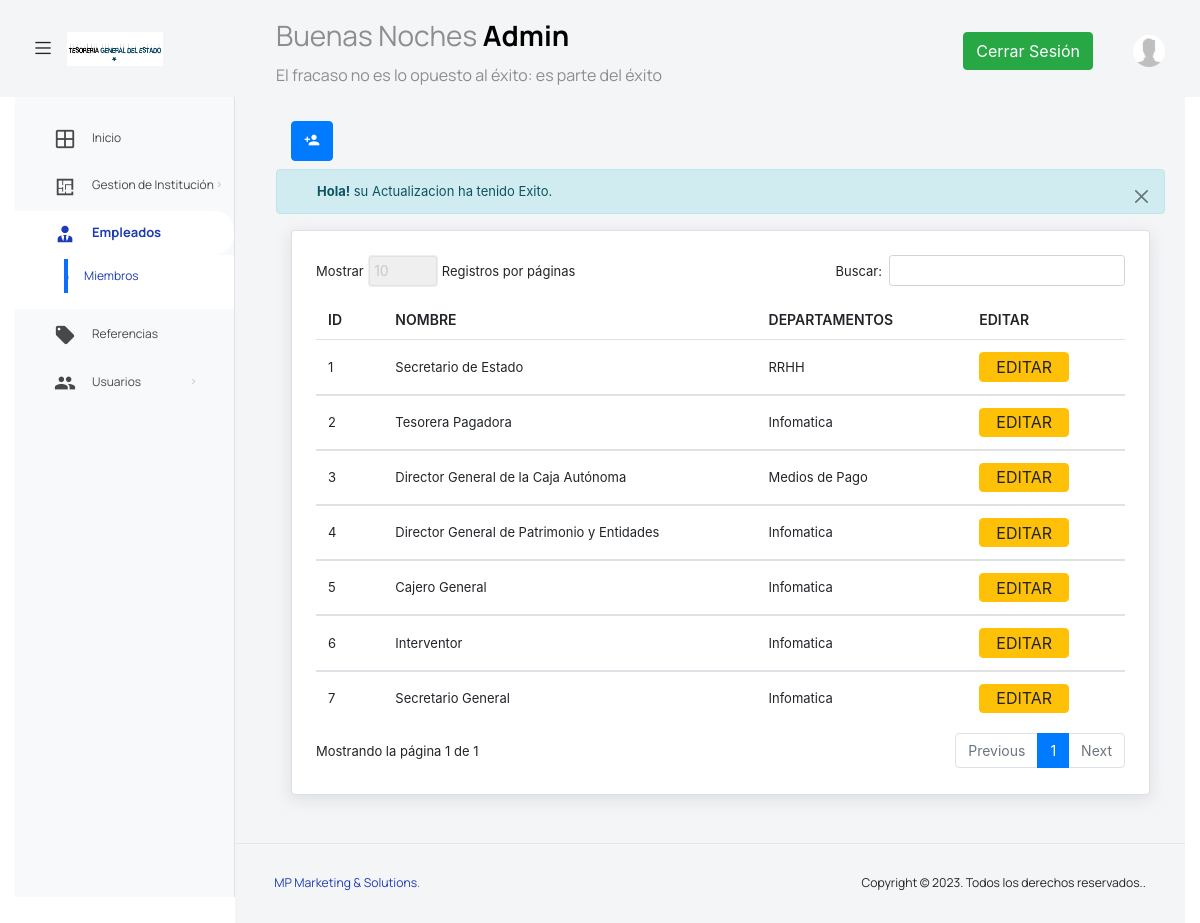
The app's page /admin/miembros.php?mensaje=actualizado (signed in) with its own data.
### tables this page shows
CREATE TABLE `miembros` (
  `Id` int(4) NOT NULL,
  `Nombre` varchar(60) DEFAULT NULL,
  `Dpto` int(4) DEFAULT NULL
);

CREATE TABLE `departementos` (
  `Id` int(4) NOT NULL,
  `Nombre` varchar(80) NOT NULL,
  `Telefono` varchar(15) DEFAULT NULL,
  `Email` varchar(100) DEFAULT NULL,
  `Institucion` int(3) DEFAULT NULL
);

### componentes/tabla_miembros.php (the view, shortened to what this page needs)
<div class="row">
    <div class="col-lg-6 mb-2">
        <a href="../admin/nuevoMiembro.php" class="btn btn-primary"> <i class="mdi mdi-account-plus"></i></a>
    </div>
</div>
<?php
if (isset($_GET['mensaje']) and $_GET['mensaje'] == 'actualizado') {
?>
    <div class="alert alert-info alert-dismissible fade show" role="alert">
        <strong> Hola!</strong> su Actualizacion ha tenido Exito.
        <button type="button" class="btn-close" data-bs-dismiss="alert" aria-label="Close"></button>
    </div>
<?php
}
?>
<div class="col-lg-12 grid-margin stretch-card">
    <div class="card">
        <div class="card-body">
            <div class="table-responsive">
                <table id="myTable" class="table table-hover">
                    <thead>
                        <tr>
                            <th>ID</th>
                            <th>NOMBRE</th>
                            <th>DEPARTAMENTOS</th>
                            <th>EDITAR</th>
                        </tr>
                    </thead>
                    <tbody>
                        <?php while ($row_pacientes = $pacientes->fetch_assoc()) {  ?>
                            <tr>
                                <td> <?= $row_pacientes['Id']; ?></td>
                                <td> <?= $row_pacientes['Nombre']; ?></td>
                                <?php
                                $id_departamento=$row_pacientes['Dpto'];
                                $sql1="SELECT * FROM departementos WHERE Id=$id_departamento";
                                $resultado=mysqli_query($conn, $sql1);
                                $fila1=mysqli_fetch_assoc($resultado);
                                $departamento= $fila1['Nombre'];
                                ?>
                                <td> <?= $departamento; ?></td>
                                <td>
                                    <a href="../admin/editarMiembros.php?id=<?php echo $row_pacientes['Id'];  ?>" class="btn btn-warning me-2" ">EDITAR</a>
                                </td>
                            </tr>
                        <?php } ?>
                    </tbody>
                </table>
            </div>
        </div>
    </div>
</div>

### componentes/head.php (style rules this page uses)
.table th, .table td { vertical-align: middle; }
.table th { font-weight: 600; }

### records on screen
miembros: Id "1", Nombre "Secretario de Estado", Dpto.Nombre "RRHH"
miembros: Id "2", Nombre "Tesorera Pagadora", Dpto.Nombre "Infomatica"
miembros: Id "3", Nombre "Director General de la Caja Autónoma", Dpto.Nombre "Medios de Pago"
miembros: Id "4", Nombre "Director General de Patrimonio y Entidades", Dpto.Nombre "Infomatica"
miembros: Id "5", Nombre "Cajero General", Dpto.Nombre "Infomatica"
miembros: Id "6", Nombre "Interventor", Dpto.Nombre "Infomatica"
miembros: Id "7", Nombre "Secretario General", Dpto.Nombre "Infomatica"

### other values on screen
$saludo "Buenas Noches"
$usuario "Admin"
